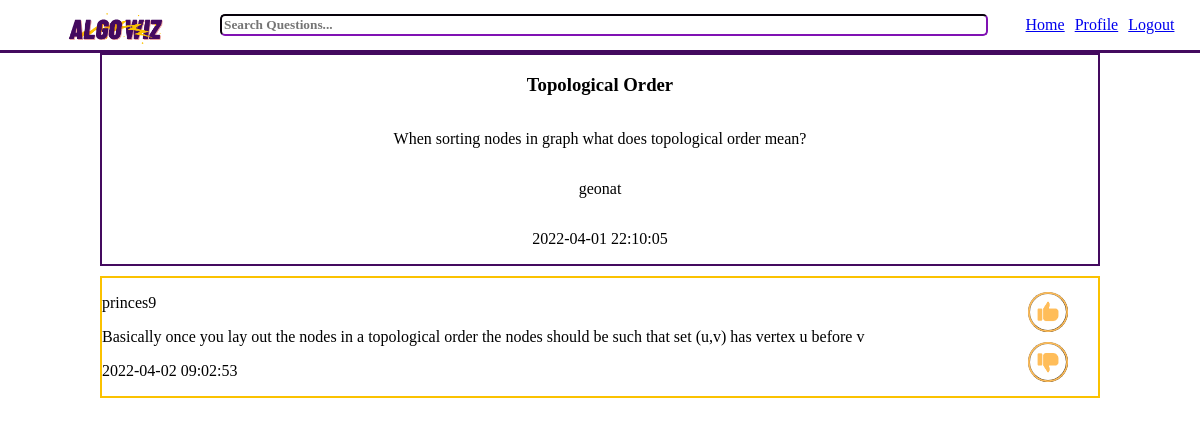
/frontend_work/return_question_page.php?question_id_num=30&username=princes9&visit_username=geonat (signed in), run on the app's committed database.
### tables this page shows
Create table Questions(
    question_id integer primary key auto_increment,
    topic_id integer not null,
    user_id integer not null,
    title varchar(500) not null,
    q_text varchar(2000) not null,
    q_time datetime not null,
    resolved boolean not null,
    
    foreign key (topic_id) references Topic(topic_id),
    foreign key (user_id) references UsersLogin(user_id)
);

Create table UsersLogin(
    user_id integer primary key auto_increment,
    username varchar(20) unique not null,
    pw varchar(24) not null
);

create table Answers(
    answer_id integer primary key auto_increment,
    user_id integer not null,
    question_id integer not null,
    thumbs_up integer not null,
    thumbs_down integer not null,
    best_answer boolean not null,
    a_text varchar(2000) not null,
    a_time datetime not null,
    
    foreign key (user_id) references UsersLogin(user_id),
    foreign key (question_id) references Questions(question_id)
);

### frontend_work/return_question_page.php (the view, shortened to what this page needs)
<?php
    include_once "../backend_work/connect_server.php";
?>
<!doctype html>
<html>
    <head>
        <link rel="stylesheet" href="../css/styles.css"/>
        <link rel="stylesheet" href="../css/nav_styles.css"/>
        <link rel="stylesheet" href="../css/return_question_styles.css"/>
    </head>
    <body>
        <header>
            <aside id="logo-container">
            <img id="logo" src="../assets/algo-wiz-logo.png"/>
            </aside>
            <form action="../backend_work/search_results.php" method = $_POST>
                <input type="text" name="search_query" value="" placeholder="Search Questions..."><br>
            </form>
            <nav>
                <?php
                    $username = $_GET["username"];
                    $visit_username = $_GET["visit_username"];
                    $lp_var = "landing_page.php?username=$username";
                    $pp_var = "user_profile.php?username=$username";
                    echo "<p><a href=$lp_var>Home</a></p>";
                    echo "<p><a href=$pp_var>Profile</a></p>";
                    echo "<p><a href='../index.php'>Logout</a></p>";
                ?>
            </nav>
        </header>
        <main>
            <section id="question-area">
                <?php
                    $question_id = $_GET['question_id_num'];
                    $sql = "
                        select username
                        from Questions join UsersLogin on UsersLogin.user_id = Questions.user_id
                        where Questions.question_id = $question_id;
                    ";
                    $result = mysqli_query($conn, $sql);
                    $row = mysqli_fetch_assoc($result);
                    $username_ask = $row["username"];
                    if ($stmt = $conn->prepare("SELECT title, q_text, q_time from Questions where Questions.question_id=?")) {
                        $stmt->bind_param("i", $question_id);
                        $stmt->execute();
                        $stmt->bind_result($title, $q_text, $q_time);
                        while($stmt->fetch())
                        {
                            echo "<h3>$title</h3>";
                            echo "<p>$q_text</p>";
                            echo "<p>$username_ask</p>";
                            echo "<p>$q_time</p>";
                        }
                    }
                ?>
            </section>
            <section id="answer-area">
                <?php
                    if ($stmt = $conn->prepare("SELECT answer_id, a_text, username,a_time from Questions join Answers on (Questions.question_id = Answers.question_id) join UsersLogin on (Answers.user_id = UsersLogin.user_id) where Questions.question_id=?")) {
                        $stmt->bind_param("i", $question_id);
                        $stmt->execute();
                        $stmt->bind_result($answer_id, $a_text, $answer_username, $a_time);
                        while($stmt->fetch())
                        {
                            echo "
                            <section class='answer'>
                                <div class='text-area'>
                                    <p>$answer_username</p>
                                    <p>$a_text</p>
                                    <p>$a_time</p>
                                </div>
                                <form class='bt-area' method='GET' action='../backend_work/update_like_dislike.php'>
                                    <button id='bt-like' class='reaction-button' name='bt' value ='like $username $answer_username $visit_username $answer_id $question_id'><img class='reaction-image' src='../assets/like_button.png'/></button>
                                    <button id='bt-dislike' class='reaction-button' name='bt' value = 'dislike $username $answer_username $visit_username $answer_id $question_id'><img class='reaction-image' src='../assets/dislike_button.png'/></button>
                                </form>
                            </section>
                            ";
                        }
                    }
                ?>
            </section>
        </main>
    </body>
</html>

### css/styles.css (style rules this page uses)
html { width: 100%; height: 100%; font-family: Verdana; margin: 0px; padding: 0px; }
html > * { animation-name: appear; animation-timing-function: ease; animation-duration: 2s; }
body { width: 100%; height: 100%; padding: 0px; margin: 0px; }
#logo { width: 300px; height: 300px; }

### css/nav_styles.css (style rules this page uses)
nav { display: flex; flex-direction: row; height: min-content; gap: 10px; margin-right: 10px; }
header { background-color: white; display: grid; grid-template-areas: "logo search-bar nav"; grid-template-columns: 1fr 4fr 1fr; border-bottom: 3px solid #440A5F; align-items: center; gap: 30px; }
#logo-container { grid-area: logo; display: flex; flex-direction: row; justify-content: center; }
#logo { margin-left: 10px; height: 100px; width: 100px; margin-top: -25px; margin-bottom: -30px; margin-right: -30px; }
input { width: 100%; border-color: #440A5F; border-radius: 5px; font-family: inherit; font-weight: bold; }
nav { grid-area: nav; display: flex; flex-direction: row; justify-content: center; }

### css/return_question_styles.css (style rules this page uses)
:root { --image-size: 40px; }
main { display: flex; flex-direction: column; gap: 10px; }
#question-area { display: flex; flex-direction: column; justify-content: center; align-items: center; border: 2px solid #440A5F; margin-left: 100px; margin-right: 100px; }
#answer-area { display: flex; flex-direction: column; margin-left: 100px; margin-right: 100px; }
.answer { display: grid; grid-template-areas: "text buttons"; grid-template-columns: 9fr 1fr; border: 2px solid #FBC200; }
.text-area { grid-area: text; }
.bt-area { grid-area: buttons; display: flex; flex-direction: column; justify-content: center; align-items: center; gap: 10px; }
.reaction-button { display: flex; flex-direction: row; justify-content: center; align-items: center; width: var(--image-size); height: var(--image-size); border-radius: 50%; background-color: white; transition-duration: 0.3s; }
.reaction-image { width: var(--image-size); height: var(--image-size); }

### data on the page
questions: title "Topological Order", q_text "When sorting nodes in graph what does topological order mean?", user.username "geonat", q_time "2022-04-01 22:10:05"
answers: user.username "princes9", a_text "Basically once you lay out the nodes in a topological order the nodes should be such that set (u,v) has vertex u before v", a_time "2022-04-02 09:02:53"
